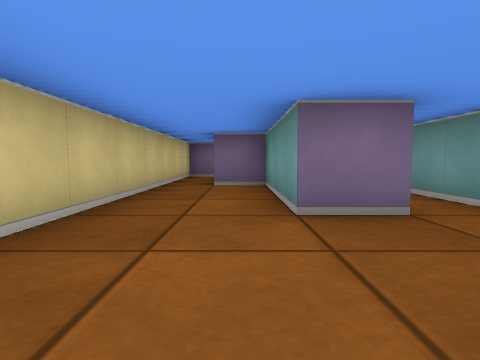
view 1 (above)

16 first-person views from a walk through a cub3D level. The camera is about half as high as the walls, tilts 4° down and sees 80° across. The floor is counted in squares. Each view is taken from the middle of a square. On the plan, view 1 faces up. The plan holds only what a view shows up to about 9 squares ahead; the rest is blank.

view 2
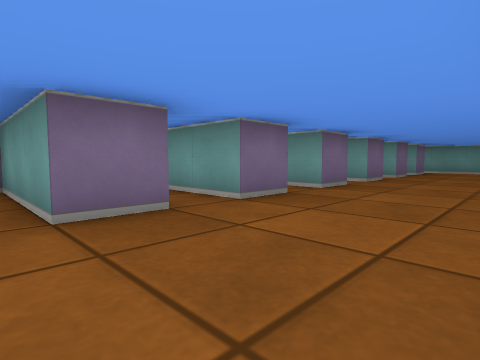

view 3
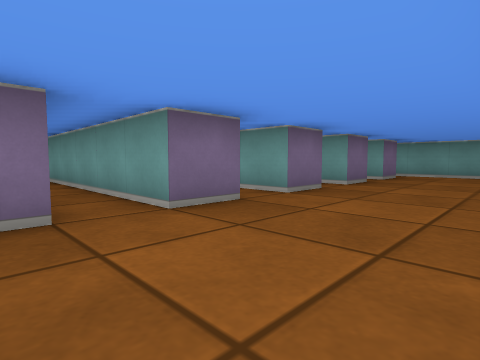

view 4
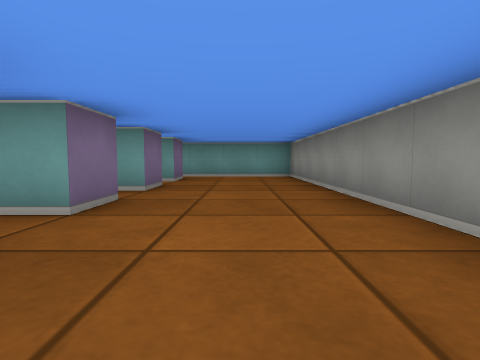

view 5
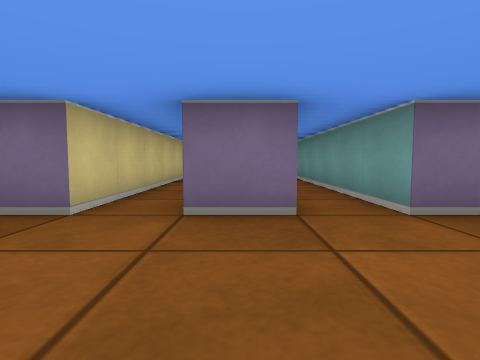

view 6
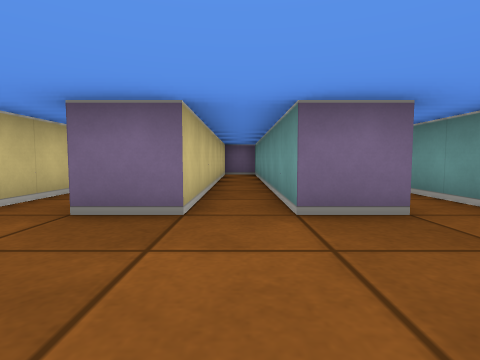

view 7
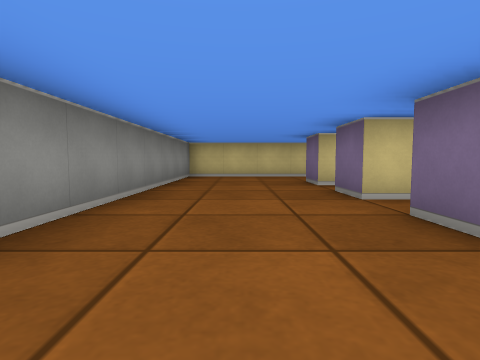

view 8
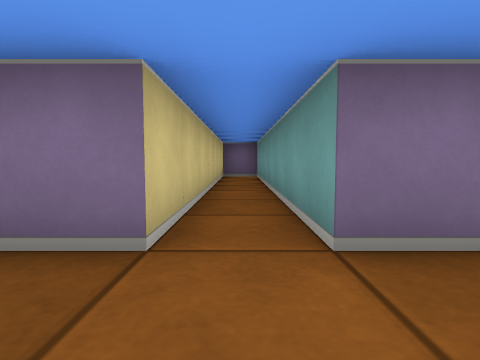

view 9
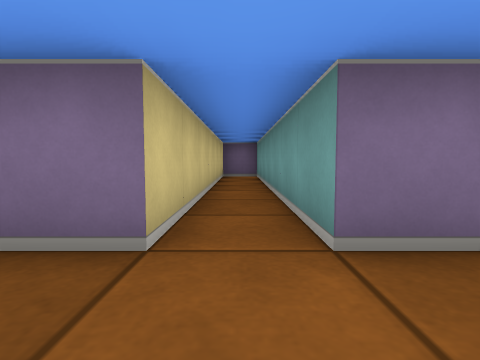

view 10
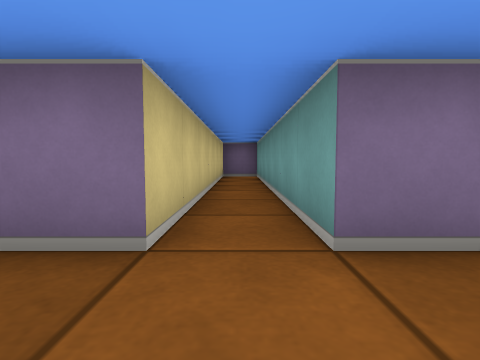

view 11
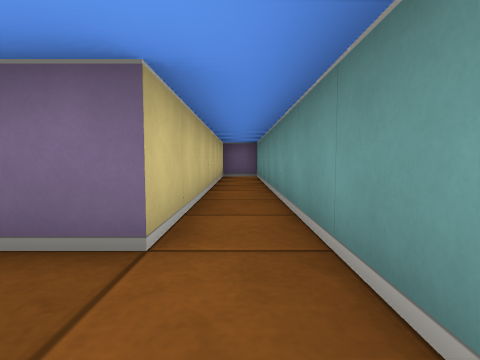

view 12
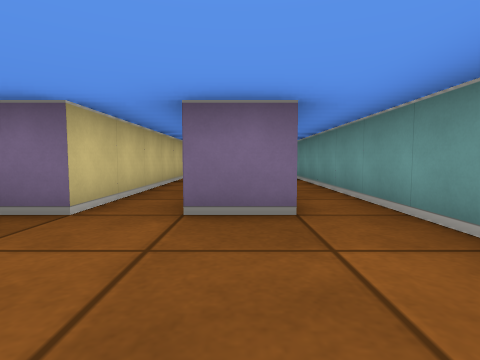

view 13
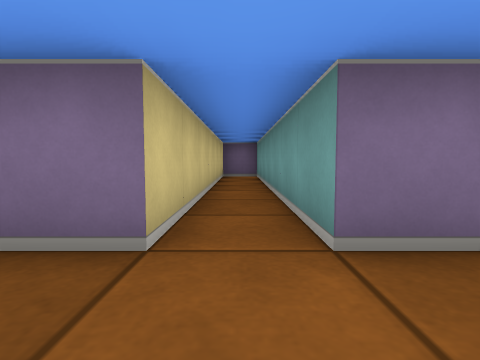

view 14
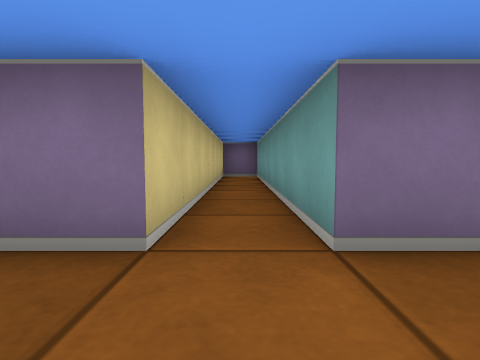

view 15
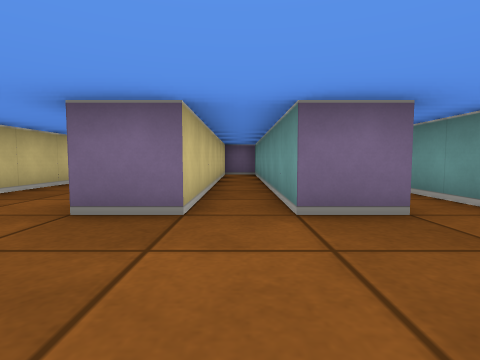

view 16
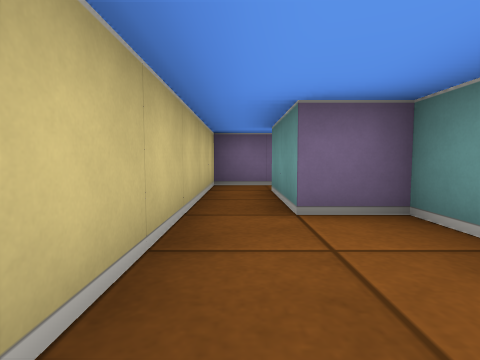

### Floor plan
Points are (right, up) in squares from view 1. A wall is a line through its corners. A room is listed if a view was taken in it or the views show most of it. See-through windows are left out.
Room 1 (views 1, 2, 3, 4, 5, 6, 7, 8, 9, 10, 11, 12, 13, 14, 15, 16)
walls: (-0.4, 8.5) (-1.5, 8.5) (-1.5, -0.5) (12.5, -0.5) (12.5, 9.5) (11.5, 9.5) (11.5, 2.5) (10.5, 2.5) (10.5, 9.5) (9.5, 9.5) (9.5, 2.5) (8.5, 2.5) (8.5, 9.5) (7.5, 9.5) (7.5, 2.5) (6.5, 2.5) (6.5, 9.5) (5.5, 9.5) (5.5, 2.5) (4.5, 2.5) (4.5, 9.5) (3.5, 9.5) (3.5, 2.5) (2.5, 2.5) (2.5, 9.5) (1.5, 9.5) (1.5, 2.5) (0.5, 2.5) (0.5, 5.5) (-0.5, 5.5) (-0.5, 7.5)

Where each view was taken, in squares from view 1:
view 1: 0 up, 0 right, facing up
view 2: 0 up, 0 right, facing up-right
view 3: 0 up, 3 right, facing up-right
view 4: 1 up, 4 right, facing right
view 5: 0 up, 9 right, facing up
view 6: 0 up, 10 right, facing up
view 7: 1 up, 7 right, facing left
view 8: 1 up, 2 right, facing up
view 9: 1 up, 6 right, facing up
view 10: 1 up, 8 right, facing up
view 11: 1 up, 12 right, facing up
view 12: 0 up, 11 right, facing up
view 13: 1 up, 10 right, facing up
view 14: 1 up, 4 right, facing up
view 15: 0 up, 2 right, facing up
view 16: 3 up, 1 left, facing up
